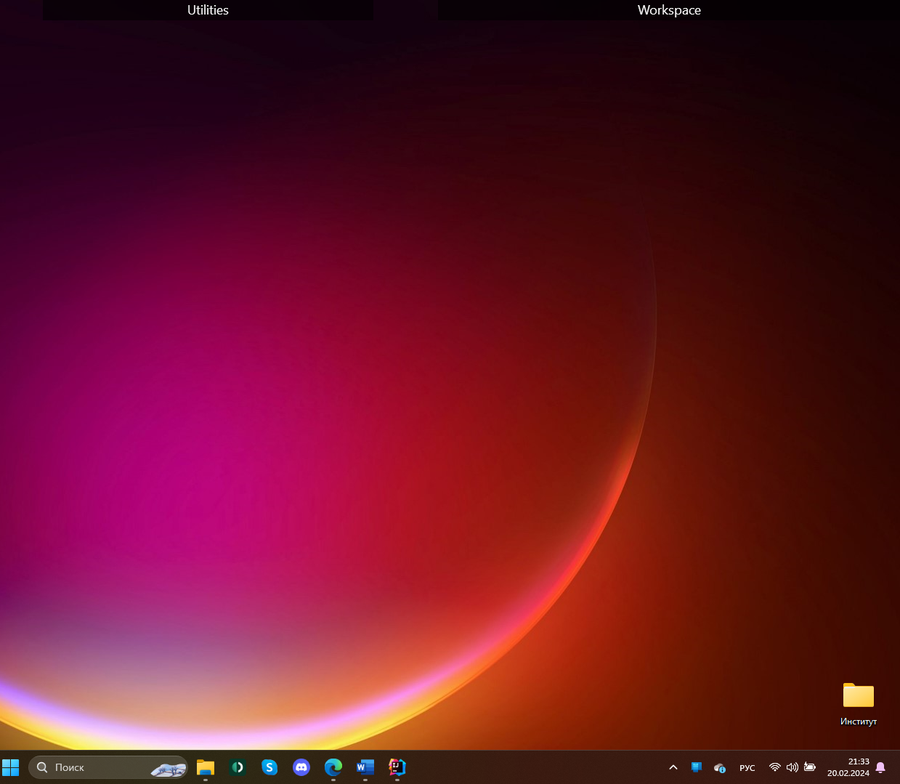
#> input picture Brightness/Images/Screen.png, 900 x 784 px, shrunk from 1239 x 1079 before the run, found by its file name
$ python Main.py
#> lines starting #> are read from the running program, lines starting #| are printed output that depends on the picture
from PIL import Image
from PIL import ImageEnhance


def main():
    with Image.open("Images\\Screen.png") as image:
#> image is the input picture: PIL image 900x784 RGBA; mean R, G, B, A 102.9, 22, 39.1, 255
        enhancer = ImageEnhance.Brightness(image)
        image.show()
        im_output = enhancer.enhance(1.5)
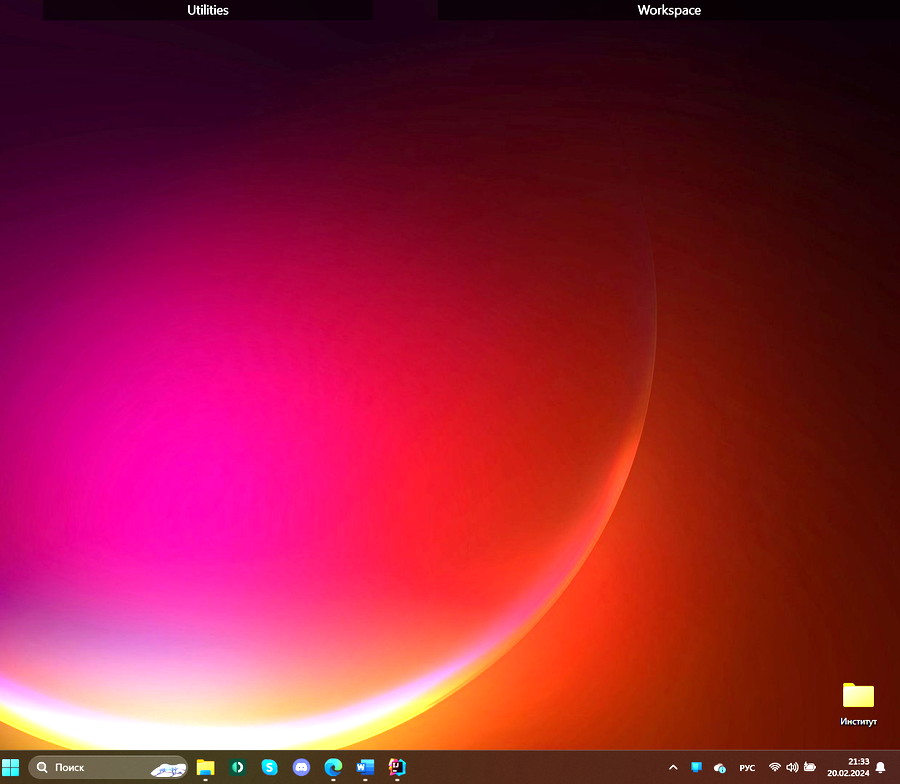
#> im_output: PIL image 900x784 RGBA; mean R, G, B, A 146.7, 31.9, 57.1, 255
        im_output.show()


if __name__ == '__main__':
    main()
